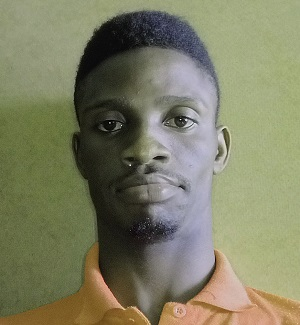
#> input picture Images/seun.jpg, 300 x 325 px
$ python grayhist2.py
#> lines starting #> are read from the running program, lines starting #| are printed output that depends on the picture
import cv2 as cv
import matplotlib.pyplot as plt
img = cv.imread("Images/seun.jpg")
#> img is the input picture: shape (325, 300, 3); mean B, G, R 99.9, 127.1, 126.9
gray_img = cv.cvtColor(img, cv.COLOR_BGR2GRAY)
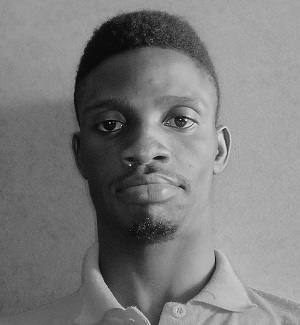
#> gray_img: shape (325, 300); min 0, max 254, mean 123.9
hist = cv.calcHist([gray_img], [0], None, [256], [0, 256])
#> hist = 256 values, max 2733 at index 167, min 0 at index 219, mean 380.9
plt.figure
plt.plot(hist)
plt.xlabel("bins")
plt.ylabel(" No of Pixels")
plt.title("Histogram of the grayscale format of seun.jpg")
plt.xlim([0, 256])
plt.show()
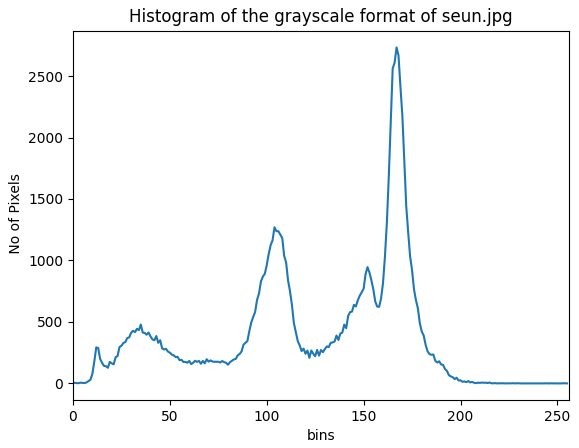
#> figure drawn by matplotlib, 1 panel; curve peaks at x = 167, y = 2733
cv.waitKey(0)

$ run again, with Images/flex.jpg copied over Images/seun.jpg
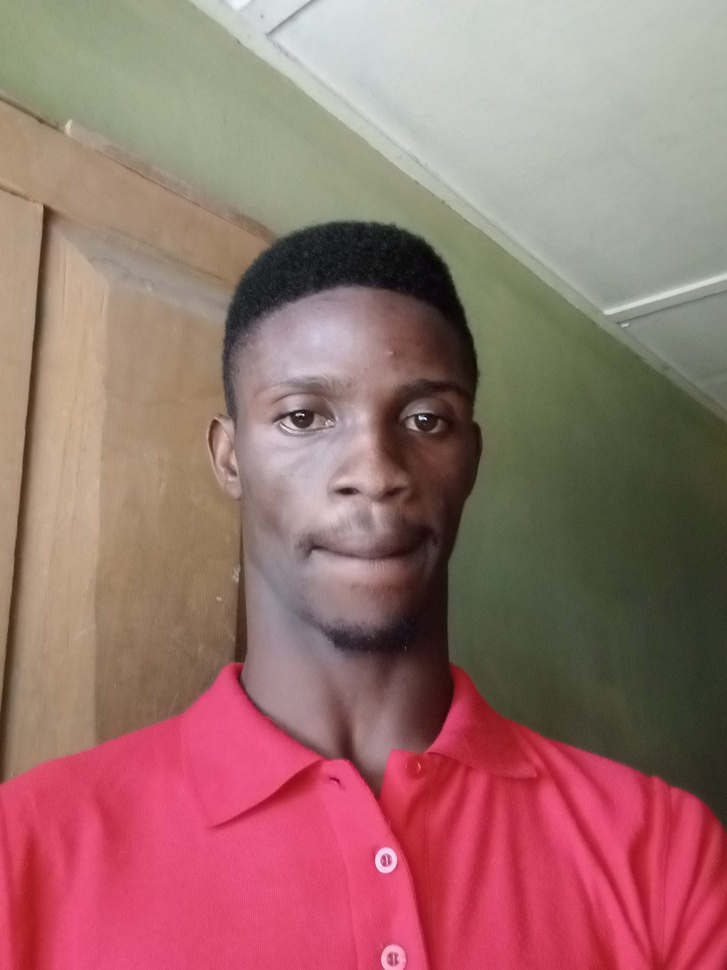
#> input picture Images/flex.jpg, 727 x 970 px, shrunk from 2448 x 3264 before the run
#> img is the input picture: shape (970, 727, 3); mean B, G, R 109.7, 113.4, 154.8
#> `gray_img = cv.cvtColor(img, cv.COLOR_BGR2GRAY)`:
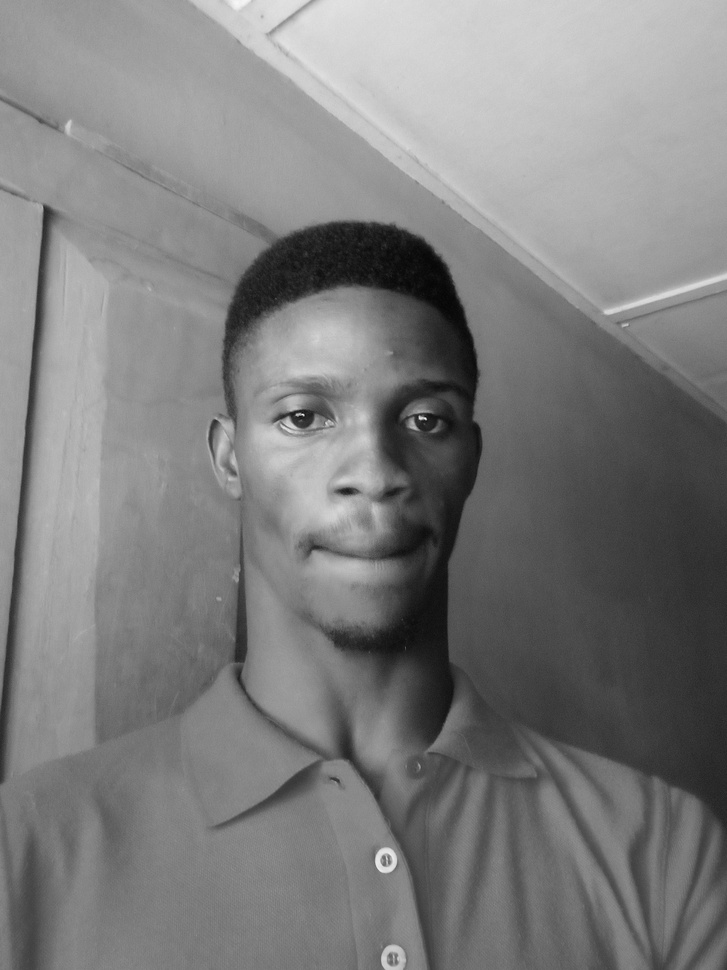
#> gray_img: shape (970, 727); min 4, max 247, mean 125.4
#> hist = 256 values, max 7934 at index 127, min 0 at index 0, mean 2754.6
#> `plt.show()`:
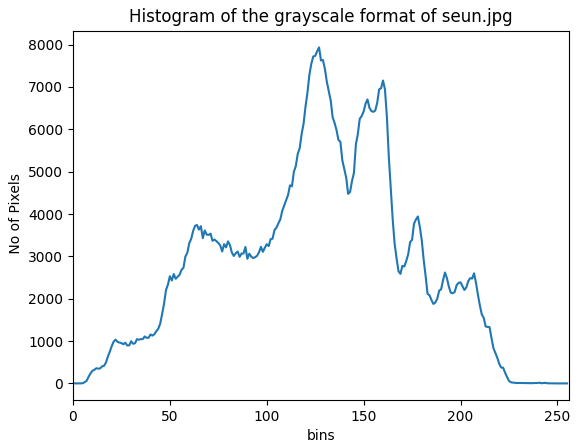
#> figure drawn by matplotlib, 1 panel; curve peaks at x = 127, y = 7934

$ run again, with Images/friends.jpg copied over Images/seun.jpg
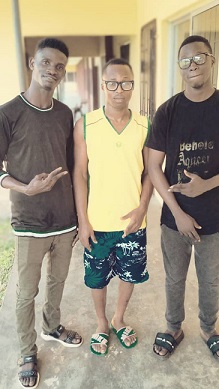
#> input picture Images/friends.jpg, 219 x 389 px
#> img is the input picture: shape (389, 219, 3); mean B, G, R 130.2, 150.5, 160.8
#> `gray_img = cv.cvtColor(img, cv.COLOR_BGR2GRAY)`:
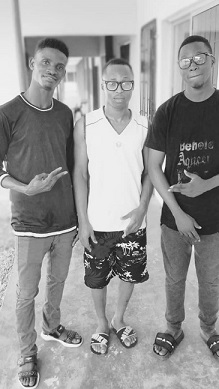
#> gray_img: shape (389, 219); min 8, max 254, mean 151.2
#> hist = 256 values, max 2151 at index 238, min 0 at index 0, mean 332.8
#> `plt.show()`:
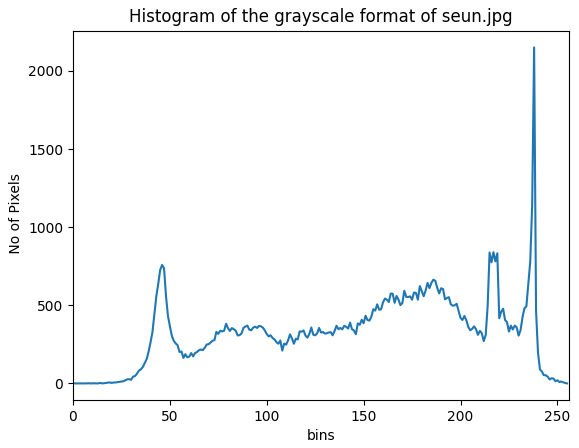
#> figure drawn by matplotlib, 1 panel; curve peaks at x = 238, y = 2151
